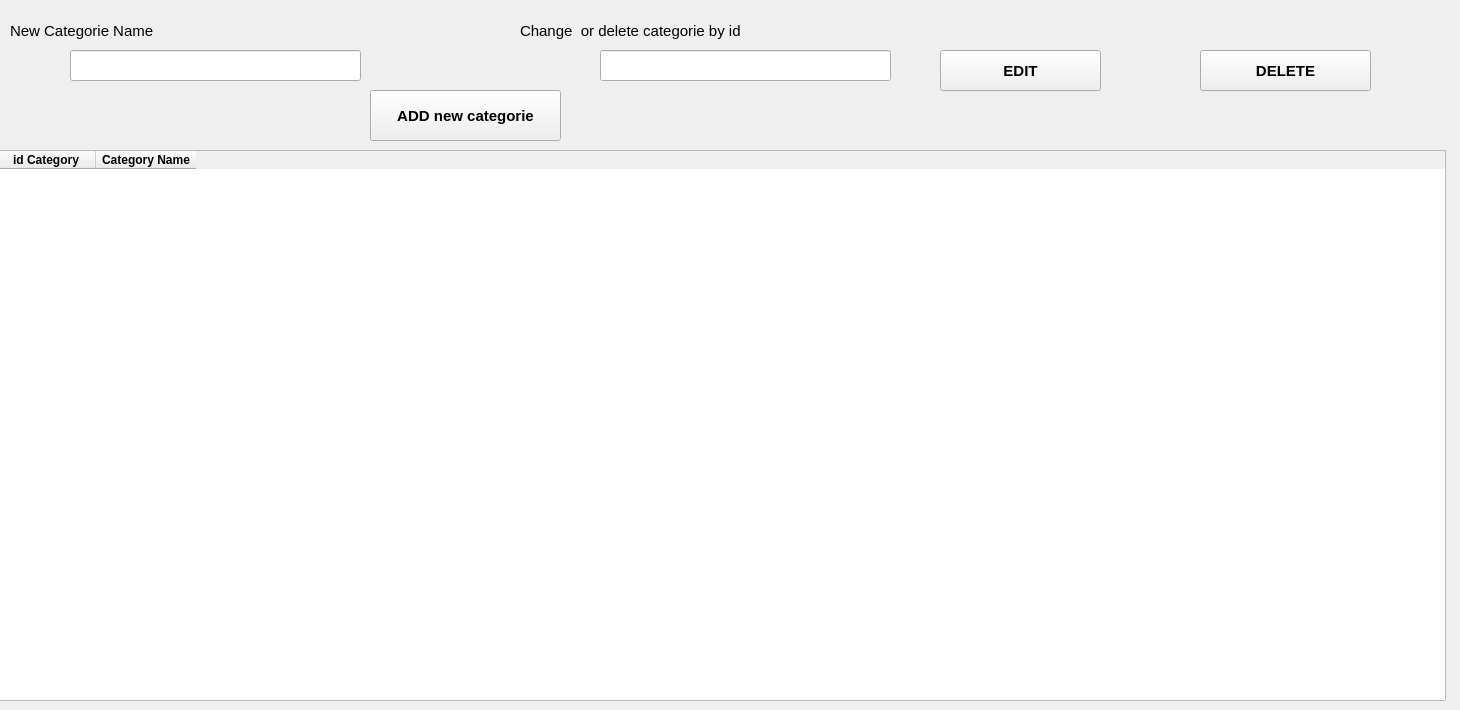
      <widget class="QWidget" name="tab_7">
       <attribute name="title">
        <string>Categories</string>
       </attribute>
       <widget class="QTableWidget" name="tableWidget_2">
        <property name="geometry">
         <rect>
          <x>-5</x>
          <y>150</y>
          <width>1451</width>
          <height>551</height>
         </rect>
        </property>
        <property name="minimumSize">
         <size>
          <width>20</width>
          <height>0</height>
         </size>
        </property>
        <property name="font">
         <font>
          <weight>75</weight>
          <bold>true</bold>
         </font>
        </property>
        <property name="sizeAdjustPolicy">
         <enum>QAbstractScrollArea::AdjustToContents</enum>
        </property>
        <property name="autoScrollMargin">
         <number>20</number>
        </property>
        <attribute name="horizontalHeaderMinimumSectionSize">
         <number>60</number>
        </attribute>
        <attribute name="verticalHeaderVisible">
         <bool>false</bool>
        </attribute>
        <attribute name="verticalHeaderDefaultSectionSize">
         <number>40</number>
        </attribute>
        <column>
         <property name="text">
          <string>id Category</string>
         </property>
        </column>
        <column>
         <property name="text">
          <string>Category Name</string>
         </property>
        </column>
       </widget>
       <widget class="QLabel" name="label_29">
        <property name="geometry">
         <rect>
          <x>10</x>
          <y>20</y>
          <width>211</width>
          <height>21</height>
         </rect>
        </property>
        <property name="font">
         <font>
          <pointsize>11</pointsize>
         </font>
        </property>
        <property name="text">
         <string>New Categorie Name</string>
        </property>
       </widget>
       <widget class="QPushButton" name="addcatBtn">
        <property name="geometry">
         <rect>
          <x>370</x>
          <y>90</y>
          <width>191</width>
          <height>51</height>
         </rect>
        </property>
        <property name="font">
         <font>
          <pointsize>11</pointsize>
          <weight>75</weight>
          <bold>true</bold>
         </font>
        </property>
        <property name="text">
         <string>ADD new categorie</string>
        </property>
       </widget>
       <widget class="QLineEdit" name="categorietxt">
        <property name="geometry">
         <rect>
          <x>70</x>
          <y>50</y>
          <width>291</width>
          <height>31</height>
         </rect>
        </property>
       </widget>
       <widget class="QPushButton" name="delcat">
        <property name="geometry">
         <rect>
          <x>1200</x>
          <y>50</y>
          <width>171</width>
          <height>41</height>
         </rect>
        </property>
        <property name="font">
         <font>
          <pointsize>11</pointsize>
          <weight>75</weight>
          <bold>true</bold>
         </font>
        </property>
        <property name="text">
         <string>DELETE</string>
        </property>
       </widget>
       <widget class="QPushButton" name="editcatB">
        <property name="geometry">
         <rect>
          <x>940</x>
          <y>50</y>
          <width>161</width>
          <height>41</height>
         </rect>
        </property>
        <property name="font">
         <font>
          <pointsize>11</pointsize>
          <weight>75</weight>
          <bold>true</bold>
         </font>
        </property>
        <property name="text">
         <string>EDIT</string>
        </property>
       </widget>
       <widget class="QLineEdit" name="categorieid">
        <property name="geometry">
         <rect>
          <x>600</x>
          <y>50</y>
          <width>291</width>
          <height>31</height>
         </rect>
        </property>
       </widget>
       <widget class="QLabel" name="label_31">
        <property name="geometry">
         <rect>
          <x>520</x>
          <y>20</y>
          <width>361</width>
          <height>21</height>
         </rect>
        </property>
        <property name="font">
         <font>
          <pointsize>11</pointsize>
         </font>
        </property>
        <property name="text">
         <string>Change  or delete categorie by id</string>
        </property>
       </widget>
      </widget>
